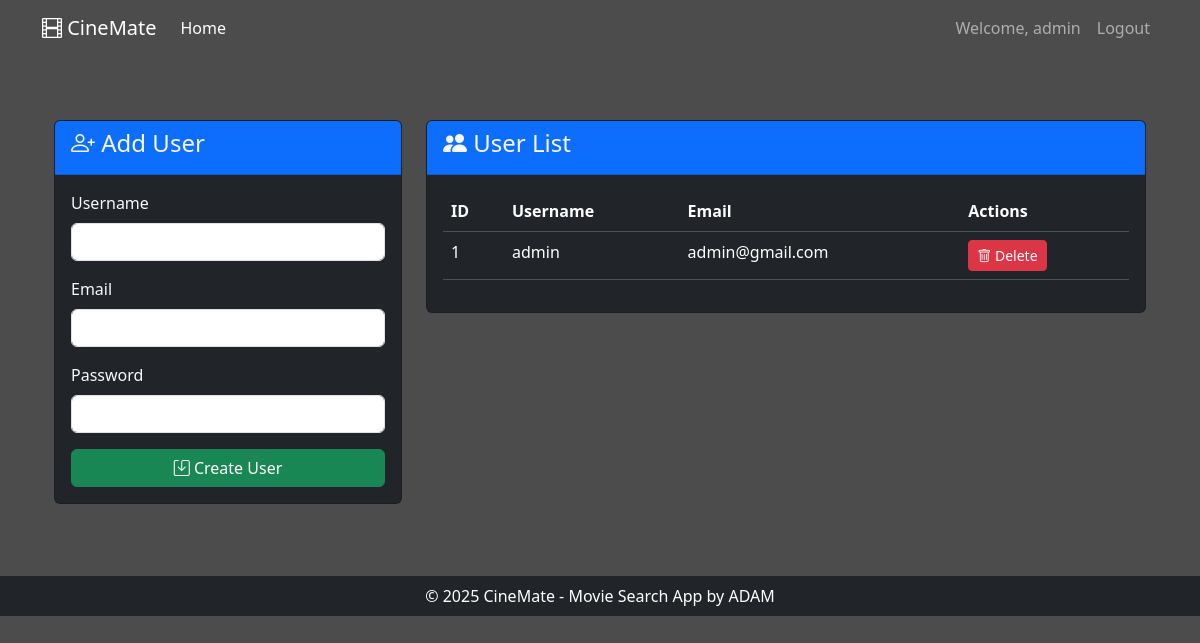
/admin/users (signed in), run on an earlier commit of the app's database.
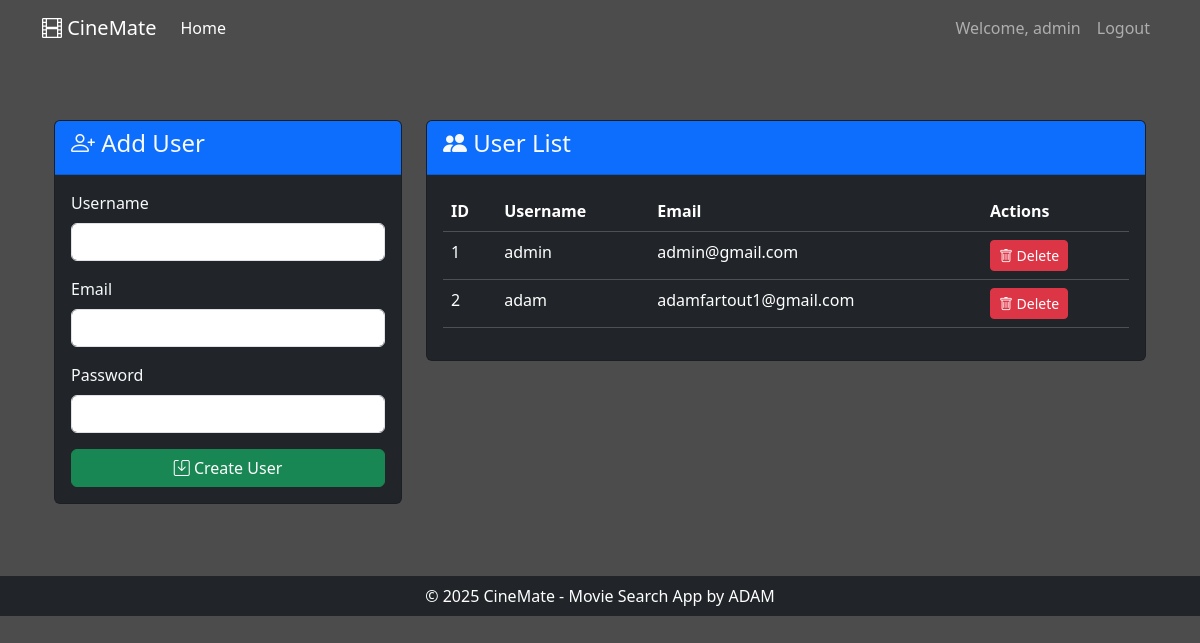
And on a later commit of the database.
### tables this page shows
CREATE TABLE users (
                id INTEGER PRIMARY KEY AUTOINCREMENT,
                username TEXT UNIQUE NOT NULL,
                email TEXT UNIQUE NOT NULL,
                password TEXT NOT NULL
            );

### app.py (the view, shortened to what this page needs)
@app.route('/admin/users', methods=['GET', 'POST'])
@login_required
@admin_required
def manage_users():
    db = get_db()
    message = None
    users = db.execute("SELECT id, username, email, password FROM users").fetchall()
    return render_template('user_database.html', users=users, message=message)

### app.py (called while the page is built)
def login_required(f):
    @wraps(f)
    def decorated_function(*args, **kwargs):
        if not session.get('user'):
            return redirect(url_for('login', next=request.url))
        return f(*args, **kwargs)
    return decorated_function

def admin_required(f):
    @wraps(f)
    def decorated_function(*args, **kwargs):
        if not session.get('user') or session.get('user') != 'admin':
            abort(403)  # Forbidden access
        return f(*args, **kwargs)
    return decorated_function

def get_db():
    db = getattr(g, '_database', None)
    if db is None:
        db = g._database = sqlite3.connect(app.config['DATABASE'])
    return db

@app.teardown_appcontext
def close_connection(exception):
    db = getattr(g, '_database', None)
    if db is not None:
        db.close()

### templates/user_database.html (shortened to what this page needs)
{% extends "base.html" %}
{% block content %}
<div class="container mt-4">
    <div class="row">
        <div class="col-md-4 mb-4">
            <div class="card bg-dark text-light">
                <div class="card-header bg-primary">
                    <h4><i class="bi bi-person-plus"></i> Add User</h4>
                </div>
                <div class="card-body">
                    <form method="POST">
                        <div class="mb-3">
                            <label class="form-label">Username</label>
                            <input type="text" name="new_username" class="form-control" required>
                        </div>
                        <div class="mb-3">
                            <label class="form-label">Email</label>
                            <input type="email" name="new_email" class="form-control" required>
                        </div>
                        <div class="mb-3">
                            <label class="form-label">Password</label>
                            <input type="password" name="new_password" class="form-control" required>
                        </div>
                        <button type="submit" class="btn btn-success w-100">
                            <i class="bi bi-save"></i> Create User
                        </button>
                    </form>
                </div>
            </div>
        </div>
        <div class="col-md-8">
            <div class="card bg-dark text-light">
                <div class="card-header bg-primary">
                    <h4><i class="bi bi-people-fill"></i> User List</h4>
                </div>
                <div class="card-body">
                    <div class="table-responsive">
                        <table class="table table-dark table-hover">
                            <thead>
                                <tr>
                                    <th>ID</th>
                                    <th>Username</th>
                                    <th>Email</th>
                                    <th>Actions</th>
                                </tr>
                            </thead>
                            <tbody>
                                {% for user in users %}
                                <tr>
                                    <td>{{ user[0] }}</td>
                                    <td>{{ user[1] }}</td>
                                    <td>{{ user[2] }}</td>
                                    <td>
                                        <form method="POST" onsubmit="return confirm('Delete this user?');">
                                            <button type="submit" class="btn btn-danger btn-sm">
                                                <i class="bi bi-trash"></i> Delete
                                            </button>
                                        </form>
                                    </td>
                                </tr>
                                {% endfor %}
                            </tbody>
                        </table>
                    </div>
                </div>
            </div>
        </div>
    </div>
</div>
{% endblock %}

### templates/base.html (shortened to what this page needs)
<!DOCTYPE html>
<html lang="en">
<head>
    <link href="https://cdn.jsdelivr.net/npm/bootstrap@5.3.2/dist/css/bootstrap.min.css" rel="stylesheet">
    <link rel="stylesheet" href="https://cdn.jsdelivr.net/npm/bootstrap-icons@1.11.1/font/bootstrap-icons.css">
</head>
<body>
    <nav class="navbar navbar-expand-lg navbar-dark rg-primary mb-4">
        <div class="container mb-3">
            <a class="navbar-brand" href="/">
                <i class="bi bi-film"></i> CineMate
            </a>
            <div class="collapse navbar-collapse" id="navbarNav">
                <ul class="navbar-nav">
                    <li class="nav-item">
                        <a class="nav-link active" href="/">Home</a>
                    </li>
                </ul>
                <ul class="navbar-nav ms-auto">
                    {% if session.get('user') %}
                    <li class="nav-item">
                        <span class="nav-link">Welcome, {{ session.user }}</span>
                    </li>
                    <li class="nav-item">
                        <a class="nav-link" href="/logout">Logout</a>
                    </li>
                    {% endif %}
                </ul>
            </div>
        </div>
    </nav>
    <main class="container my-5">
        {% block content %}{% endblock %}
    </main>
    <footer class="bg-dark text-white py-2 mt-3">
        <div class="container text-center">
            <p class="mb-0">© 2025 CineMate - Movie Search App by ADAM</p>
        </div>
    </footer>
</body>
</html>

### templates/base.html (style rules this page uses)
body { background: linear-gradient(rgba(0,0,0,0.7), rgba(0,0,0,0.7)), url('https://plus.unsplash.com/premium_photo-1664303124313-126bf7456982?q=80&w=1073&auto=format&fit=crop&ixlib=rb-4.1.0&ixid=M3wxMjA3fDB8MHxwaG90by1wYWdlfHx8fGVufDB8fHx8fA%3D%3D') no-repeat center center fixed; background-size: cover; color: white; min-height: 100vh; }
.card { background-color: rgba(0, 0, 0, 0.7); color: white; }

What changed in the data, as far as the page shows it:
added users: id "2", username "adam", email "adamfartout1@gmail.com"
